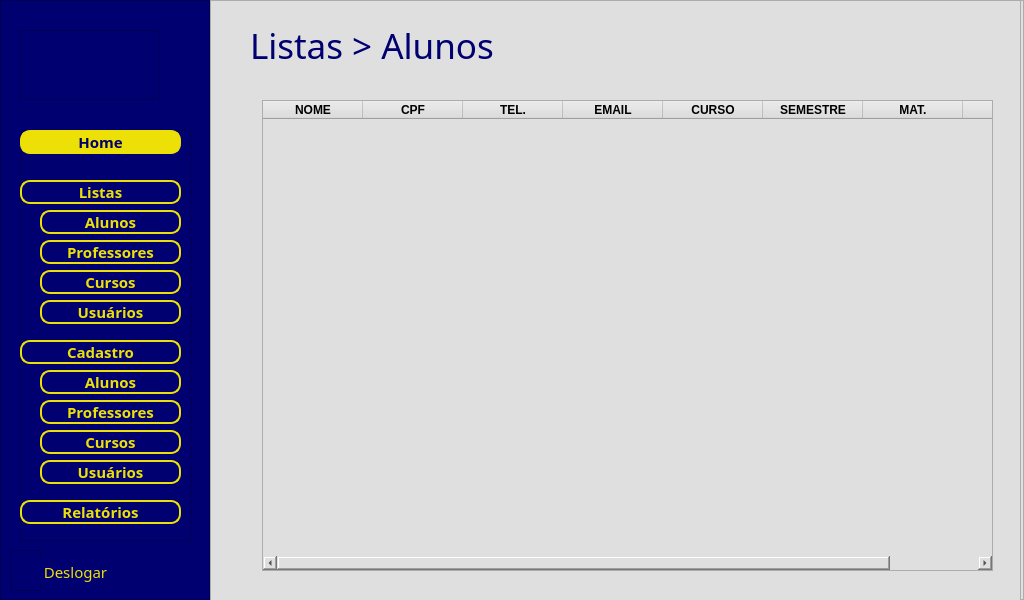
<?xml version="1.0" encoding="UTF-8"?>
<ui version="4.0">
 <class>menu</class>
 <widget class="QMainWindow" name="menu">
  <property name="geometry">
   <rect>
    <x>0</x>
    <y>0</y>
    <width>1024</width>
    <height>600</height>
   </rect>
  </property>
  <property name="minimumSize">
   <size>
    <width>1024</width>
    <height>600</height>
   </size>
  </property>
  <property name="maximumSize">
   <size>
    <width>1024</width>
    <height>600</height>
   </size>
  </property>
  <property name="font">
   <font>
    <bold>true</bold>
   </font>
  </property>
  <property name="windowTitle">
   <string>speak now - menu</string>
  </property>
  <property name="windowIcon">
   <iconset>
    <normaloff>../REPERTÓRIO/icon.png</normaloff>../REPERTÓRIO/icon.png</iconset>
  </property>
  <property name="styleSheet">
   <string notr="true">background-color: rgb(223, 223, 223);</string>
  </property>
  <widget class="QWidget" name="centralwidget">
   <property name="cursor">
    <cursorShape>ArrowCursor</cursorShape>
   </property>
   <property name="mouseTracking">
    <bool>false</bool>
   </property>
   <layout class="QHBoxLayout" name="horizontalLayout">
    <property name="spacing">
     <number>0</number>
    </property>
    <property name="leftMargin">
     <number>0</number>
    </property>
    <property name="topMargin">
     <number>0</number>
    </property>
    <property name="rightMargin">
     <number>0</number>
    </property>
    <property name="bottomMargin">
     <number>0</number>
    </property>
    <item>
     <widget class="QFrame" name="content">
      <property name="enabled">
       <bool>true</bool>
      </property>
      <property name="minimumSize">
       <size>
        <width>210</width>
        <height>23</height>
       </size>
      </property>
      <property name="maximumSize">
       <size>
        <width>65</width>
        <height>16777215</height>
       </size>
      </property>
      <property name="baseSize">
       <size>
        <width>3</width>
        <height>0</height>
       </size>
      </property>
      <property name="styleSheet">
       <string notr="true">background-color: rgb(0, 0, 112);</string>
      </property>
      <property name="frameShape">
       <enum>QFrame::StyledPanel</enum>
      </property>
      <property name="frameShadow">
       <enum>QFrame::Raised</enum>
      </property>
      <widget class="QFrame" name="frame">
       <property name="geometry">
        <rect>
         <x>20</x>
         <y>30</y>
         <width>140</width>
         <height>70</height>
        </rect>
       </property>
       <property name="minimumSize">
        <size>
         <width>140</width>
         <height>70</height>
        </size>
       </property>
       <property name="maximumSize">
        <size>
         <width>140</width>
         <height>70</height>
        </size>
       </property>
       <property name="sizeIncrement">
        <size>
         <width>140</width>
         <height>70</height>
        </size>
       </property>
       <property name="styleSheet">
        <string notr="true">QFrame {
	;
	background-image: url(:/menu_img/logo_menu.png);
	background-repeat: no-repeat;
	background-position: center;
}</string>
       </property>
       <property name="frameShape">
        <enum>QFrame::StyledPanel</enum>
       </property>
       <property name="frameShadow">
        <enum>QFrame::Raised</enum>
       </property>
      </widget>
      <widget class="QFrame" name="frame_2">
       <property name="geometry">
        <rect>
         <x>20</x>
         <y>130</y>
         <width>171</width>
         <height>411</height>
        </rect>
       </property>
       <property name="frameShape">
        <enum>QFrame::StyledPanel</enum>
       </property>
       <property name="frameShadow">
        <enum>QFrame::Raised</enum>
       </property>
       <widget class="QPushButton" name="pushButton_home">
        <property name="geometry">
         <rect>
          <x>0</x>
          <y>0</y>
          <width>161</width>
          <height>24</height>
         </rect>
        </property>
        <property name="font">
         <font>
          <pointsize>-1</pointsize>
          <italic>false</italic>
          <bold>true</bold>
         </font>
        </property>
        <property name="styleSheet">
         <string notr="true">QPushButton {
	
	background-color: rgb(237, 224, 7);
	font: 15px Montserrat, sans-serif;
	font-weight: bold;
	border: 2px solid #ede007 ;
	border-radius: 10px;
	
	color: rgb(0, 0, 112);
}

QPushButton:hover {
	background-color: rgb(237, 224, 7);
	border-radius: 10px;
	color: rgb(0, 0, 112);
}

QPushButton:pressed {
	background-color: rgb(211, 214, 4);
}</string>
        </property>
        <property name="text">
         <string>Home</string>
        </property>
       </widget>
       <widget class="QPushButton" name="pushButton_listas">
        <property name="geometry">
         <rect>
          <x>0</x>
          <y>50</y>
          <width>161</width>
          <height>24</height>
         </rect>
        </property>
        <property name="font">
         <font>
          <pointsize>-1</pointsize>
          <italic>false</italic>
          <bold>true</bold>
         </font>
        </property>
        <property name="layoutDirection">
         <enum>Qt::RightToLeft</enum>
        </property>
        <property name="styleSheet">
         <string notr="true">QPushButton {
	font: 15px Montserrat, sans-serif;
	font-weight: bold;
	border: 2px solid #ede007 ;
	border-radius: 10px;
	color: rgb(237, 224, 7);
}

QPushButton:hover {
	background-color: rgb(237, 224, 7);
	border-radius: 10px;
	color: rgb(0, 0, 112);
}

QPushButton:pressed {
	background-color: rgb(211, 214, 4);
}</string>
        </property>
        <property name="text">
         <string>Listas</string>
        </property>
       </widget>
       <widget class="QPushButton" name="pushButton_listas_alunos">
        <property name="geometry">
         <rect>
          <x>20</x>
          <y>80</y>
          <width>141</width>
          <height>24</height>
         </rect>
        </property>
        <property name="font">
         <font>
          <pointsize>-1</pointsize>
          <italic>false</italic>
          <bold>true</bold>
         </font>
        </property>
        <property name="styleSheet">
         <string notr="true">QPushButton {
	font: 15px Montserrat, sans-serif;
	font-weight: bold;
	border: 2px solid #ede007 ;
	border-radius: 10px;
	color: rgb(237, 224, 7);
}

QPushButton:hover {
	background-color: rgb(237, 224, 7);
	border-radius: 10px;
	color: rgb(0, 0, 112);
}

QPushButton:pressed {
	background-color: rgb(211, 214, 4);
}</string>
        </property>
        <property name="text">
         <string>Alunos</string>
        </property>
       </widget>
       <widget class="QPushButton" name="pushButton_listas_professores">
        <property name="geometry">
         <rect>
          <x>20</x>
          <y>110</y>
          <width>141</width>
          <height>24</height>
         </rect>
        </property>
        <property name="font">
         <font>
          <pointsize>-1</pointsize>
          <italic>false</italic>
          <bold>true</bold>
         </font>
        </property>
        <property name="styleSheet">
         <string notr="true">QPushButton {
	font: 15px Montserrat, sans-serif;
	font-weight: bold;
	border: 2px solid #ede007 ;
	border-radius: 10px;
	color: rgb(237, 224, 7);
}

QPushButton:hover {
	background-color: rgb(237, 224, 7);
	border-radius: 10px;
	color: rgb(0, 0, 112);
}

QPushButton:pressed {
	background-color: rgb(211, 214, 4);
}</string>
        </property>
        <property name="text">
         <string>Professores</string>
        </property>
       </widget>
       <widget class="QPushButton" name="pushButton_listas_cursos">
        <property name="geometry">
         <rect>
          <x>20</x>
          <y>140</y>
          <width>141</width>
          <height>24</height>
         </rect>
        </property>
        <property name="font">
         <font>
          <pointsize>-1</pointsize>
          <italic>false</italic>
          <bold>true</bold>
         </font>
        </property>
        <property name="styleSheet">
         <string notr="true">QPushButton {
	font: 15px Montserrat, sans-serif;
	font-weight: bold;
	border: 2px solid #ede007 ;
	border-radius: 10px;
	color: rgb(237, 224, 7);
}

QPushButton:hover {
	background-color: rgb(237, 224, 7);
	border-radius: 10px;
	color: rgb(0, 0, 112);
}

QPushButton:pressed {
	background-color: rgb(211, 214, 4);
}</string>
        </property>
        <property name="text">
         <string>Cursos</string>
        </property>
       </widget>
       <widget class="QPushButton" name="pushButton_listas_usuarios">
        <property name="geometry">
         <rect>
          <x>20</x>
          <y>170</y>
          <width>141</width>
          <height>24</height>
         </rect>
        </property>
        <property name="font">
         <font>
          <pointsize>-1</pointsize>
          <italic>false</italic>
          <bold>true</bold>
         </font>
        </property>
        <property name="styleSheet">
         <string notr="true">QPushButton {
	font: 15px Montserrat, sans-serif;
	font-weight: bold;
	border: 2px solid #ede007 ;
	border-radius: 10px;
	color: rgb(237, 224, 7);
}

QPushButton:hover {
	background-color: rgb(237, 224, 7);
	border-radius: 10px;
	color: rgb(0, 0, 112);
}

QPushButton:pressed {
	background-color: rgb(211, 214, 4);
}</string>
        </property>
        <property name="text">
         <string>Usuários</string>
        </property>
       </widget>
       <widget class="QPushButton" name="pushButton_cadastro">
        <property name="geometry">
         <rect>
          <x>0</x>
          <y>210</y>
          <width>161</width>
          <height>24</height>
         </rect>
        </property>
        <property name="font">
         <font>
          <pointsize>-1</pointsize>
          <italic>false</italic>
          <bold>true</bold>
         </font>
        </property>
        <property name="styleSheet">
         <string notr="true">QPushButton {
	font: 15px Montserrat, sans-serif;
	font-weight: bold;
	border: 2px solid #ede007 ;
	border-radius: 10px;
	color: rgb(237, 224, 7);
}

QPushButton:hover {
	background-color: rgb(237, 224, 7);
	border-radius: 10px;
	color: rgb(0, 0, 112);
}

QPushButton:pressed {
	background-color: rgb(211, 214, 4);
}</string>
        </property>
        <property name="text">
         <string>Cadastro</string>
        </property>
       </widget>
       <widget class="QPushButton" name="pushButton_cadastro_alunos">
        <property name="geometry">
         <rect>
          <x>20</x>
          <y>240</y>
          <width>141</width>
          <height>24</height>
         </rect>
        </property>
        <property name="font">
         <font>
          <pointsize>-1</pointsize>
          <italic>false</italic>
          <bold>true</bold>
         </font>
        </property>
        <property name="styleSheet">
         <string notr="true">QPushButton {
	font: 15px Montserrat, sans-serif;
	font-weight: bold;
	border: 2px solid #ede007 ;
	border-radius: 10px;
	color: rgb(237, 224, 7);
}

QPushButton:hover {
	background-color: rgb(237, 224, 7);
	border-radius: 10px;
	color: rgb(0, 0, 112);
}

QPushButton:pressed {
	background-color: rgb(211, 214, 4);
}</string>
        </property>
        <property name="text">
         <string>Alunos</string>
        </property>
       </widget>
       <widget class="QPushButton" name="pushButton_cadastro_professores">
        <property name="geometry">
         <rect>
          <x>20</x>
          <y>270</y>
          <width>141</width>
          <height>24</height>
         </rect>
        </property>
        <property name="font">
         <font>
          <pointsize>-1</pointsize>
          <italic>false</italic>
          <bold>true</bold>
         </font>
        </property>
        <property name="styleSheet">
         <string notr="true">QPushButton {
	font: 15px Montserrat, sans-serif;
	font-weight: bold;
	border: 2px solid #ede007 ;
	border-radius: 10px;
	color: rgb(237, 224, 7);
}

QPushButton:hover {
	background-color: rgb(237, 224, 7);
	border-radius: 10px;
	color: rgb(0, 0, 112);
}

QPushButton:pressed {
	background-color: rgb(211, 214, 4);
}</string>
        </property>
        <property name="text">
         <string>Professores</string>
        </property>
       </widget>
       <widget class="QPushButton" name="pushButton_cadastro_cursos">
        <property name="geometry">
         <rect>
          <x>20</x>
          <y>300</y>
          <width>141</width>
          <height>24</height>
         </rect>
        </property>
        <property name="font">
         <font>
          <pointsize>-1</pointsize>
          <italic>false</italic>
          <bold>true</bold>
         </font>
        </property>
        <property name="styleSheet">
         <string notr="true">QPushButton {
	font: 15px Montserrat, sans-serif;
	font-weight: bold;
	border: 2px solid #ede007 ;
	border-radius: 10px;
	color: rgb(237, 224, 7);
}

QPushButton:hover {
	background-color: rgb(237, 224, 7);
	border-radius: 10px;
	color: rgb(0, 0, 112);
}

QPushButton:pressed {
	background-color: rgb(211, 214, 4);
}</string>
        </property>
        <property name="text">
         <string>Cursos</string>
        </property>
       </widget>
       <widget class="QPushButton" name="pushButton_cadastro_usuarios">
        <property name="geometry">
         <rect>
          <x>20</x>
          <y>330</y>
          <width>141</width>
          <height>24</height>
         </rect>
        </property>
        <property name="font">
         <font>
          <pointsize>-1</pointsize>
          <italic>false</italic>
          <bold>true</bold>
         </font>
        </property>
        <property name="styleSheet">
         <string notr="true">QPushButton {
	font: 15px Montserrat, sans-serif;
	font-weight: bold;
	border: 2px solid #ede007 ;
	border-radius: 10px;
	color: rgb(237, 224, 7);
}

QPushButton:hover {
	background-color: rgb(237, 224, 7);
	border-radius: 10px;
	color: rgb(0, 0, 112);
}

QPushButton:pressed {
	background-color: rgb(211, 214, 4);
}</string>
        </property>
        <property name="text">
         <string>Usuários</string>
        </property>
       </widget>
       <widget class="QPushButton" name="pushButton_cadastro_2">
        <property name="geometry">
         <rect>
          <x>0</x>
          <y>370</y>
          <width>161</width>
          <height>24</height>
         </rect>
        </property>
        <property name="font">
         <font>
          <pointsize>-1</pointsize>
          <italic>false</italic>
          <bold>true</bold>
         </font>
        </property>
        <property name="styleSheet">
         <string notr="true">QPushButton {
	font: 15px Montserrat, sans-serif;
	font-weight: bold;
	border: 2px solid #ede007 ;
	border-radius: 10px;
	color: rgb(237, 224, 7);
}

QPushButton:hover {
	background-color: rgb(237, 224, 7);
	border-radius: 10px;
	color: rgb(0, 0, 112);
}

QPushButton:pressed {
	background-color: rgb(211, 214, 4);
}</string>
        </property>
        <property name="text">
         <string>Relatórios</string>
        </property>
       </widget>
      </widget>
      <widget class="QFrame" name="btn_deslogar">
       <property name="geometry">
        <rect>
         <x>10</x>
         <y>550</y>
         <width>31</width>
         <height>41</height>
        </rect>
       </property>
       <property name="styleSheet">
        <string notr="true">QFrame {	
	background-image: url(:/menu_img/menu_deslogar.png);
	background-repeat: no-repeat;
	background-position: center;
}</string>
       </property>
       <property name="frameShape">
        <enum>QFrame::StyledPanel</enum>
       </property>
       <property name="frameShadow">
        <enum>QFrame::Raised</enum>
       </property>
      </widget>
      <widget class="QPushButton" name="pushButton">
       <property name="geometry">
        <rect>
         <x>40</x>
         <y>560</y>
         <width>71</width>
         <height>24</height>
        </rect>
       </property>
       <property name="font">
        <font>
         <pointsize>-1</pointsize>
         <italic>false</italic>
         <bold>false</bold>
        </font>
       </property>
       <property name="styleSheet">
        <string notr="true">QPushButton {
	font: 15px Montserrat, sans-serif;
	font-weight: normal;
	background-color: rgb(0, 0, 112);
	color: rgb(237, 224, 7);
	border-radius: 0px;
}</string>
       </property>
       <property name="text">
        <string>Deslogar</string>
       </property>
      </widget>
     </widget>
    </item>
    <item>
     <widget class="QFrame" name="frame_3">
      <property name="frameShape">
       <enum>QFrame::StyledPanel</enum>
      </property>
      <property name="frameShadow">
       <enum>QFrame::Raised</enum>
      </property>
      <widget class="QFrame" name="frame_4">
       <property name="geometry">
        <rect>
         <x>0</x>
         <y>0</y>
         <width>811</width>
         <height>641</height>
        </rect>
       </property>
       <property name="minimumSize">
        <size>
         <width>811</width>
         <height>641</height>
        </size>
       </property>
       <property name="maximumSize">
        <size>
         <width>811</width>
         <height>641</height>
        </size>
       </property>
       <property name="frameShape">
        <enum>QFrame::StyledPanel</enum>
       </property>
       <property name="frameShadow">
        <enum>QFrame::Raised</enum>
       </property>
       <widget class="QStackedWidget" name="paginas">
        <property name="geometry">
         <rect>
          <x>779</x>
          <y>10</y>
          <width>31</width>
          <height>21</height>
         </rect>
        </property>
        <widget class="QWidget" name="pg_home"/>
        <widget class="QWidget" name="pg_listas_alunos"/>
        <widget class="QWidget" name="pg_listas_professores"/>
        <widget class="QWidget" name="pg_listas_cursos"/>
        <widget class="QWidget" name="pg_listas_usuarios"/>
        <widget class="QWidget" name="pg_cadastro_alunos"/>
        <widget class="QWidget" name="pg_cadastro_professores"/>
        <widget class="QWidget" name="pg_cadastro_cursos"/>
        <widget class="QWidget" name="pg_cadastro_usuarios"/>
        <widget class="QWidget" name="pg_relatorios"/>
       </widget>
       <widget class="QLabel" name="label">
        <property name="geometry">
         <rect>
          <x>40</x>
          <y>20</y>
          <width>271</width>
          <height>51</height>
         </rect>
        </property>
        <property name="styleSheet">
         <string notr="true">QLabel {
	font: 35px Montserrat, sans-serif;
	font-weight: normal;
	color: rgb(0, 0, 112);
}
</string>
        </property>
        <property name="text">
         <string>Listas &gt; Alunos</string>
        </property>
       </widget>
       <widget class="QTableWidget" name="tableWidget">
        <property name="geometry">
         <rect>
          <x>52</x>
          <y>100</y>
          <width>731</width>
          <height>471</height>
         </rect>
        </property>
        <property name="styleSheet">
         <string notr="true">QTableWidget {
	font: 15px Montserrat, sans-serif;
}</string>
        </property>
        <column>
         <property name="text">
          <string>NOME</string>
         </property>
         <property name="font">
          <font>
           <bold>true</bold>
          </font>
         </property>
        </column>
        <column>
         <property name="text">
          <string>CPF</string>
         </property>
         <property name="font">
          <font>
           <bold>true</bold>
          </font>
         </property>
        </column>
        <column>
         <property name="text">
          <string>TEL.</string>
         </property>
         <property name="font">
          <font>
           <bold>true</bold>
          </font>
         </property>
        </column>
        <column>
         <property name="text">
          <string>EMAIL</string>
         </property>
         <property name="font">
          <font>
           <bold>true</bold>
          </font>
         </property>
        </column>
        <column>
         <property name="text">
          <string>CURSO</string>
         </property>
         <property name="font">
          <font>
           <bold>true</bold>
          </font>
         </property>
        </column>
        <column>
         <property name="text">
          <string>SEMESTRE</string>
         </property>
         <property name="font">
          <font>
           <bold>true</bold>
          </font>
         </property>
        </column>
        <column>
         <property name="text">
          <string>MAT.</string>
         </property>
         <property name="font">
          <font>
           <bold>true</bold>
          </font>
         </property>
        </column>
        <column>
         <property name="text">
          <string>AÇÃO</string>
         </property>
         <property name="font">
          <font>
           <bold>true</bold>
          </font>
         </property>
        </column>
       </widget>
      </widget>
     </widget>
    </item>
   </layout>
  </widget>
 </widget>
 <resources>
  <include location="../REPERTÓRIO/file_login.qrc"/>
  <include location="../REPERTÓRIO/file_menu.qrc"/>
 </resources>
 <connections/>
</ui>
